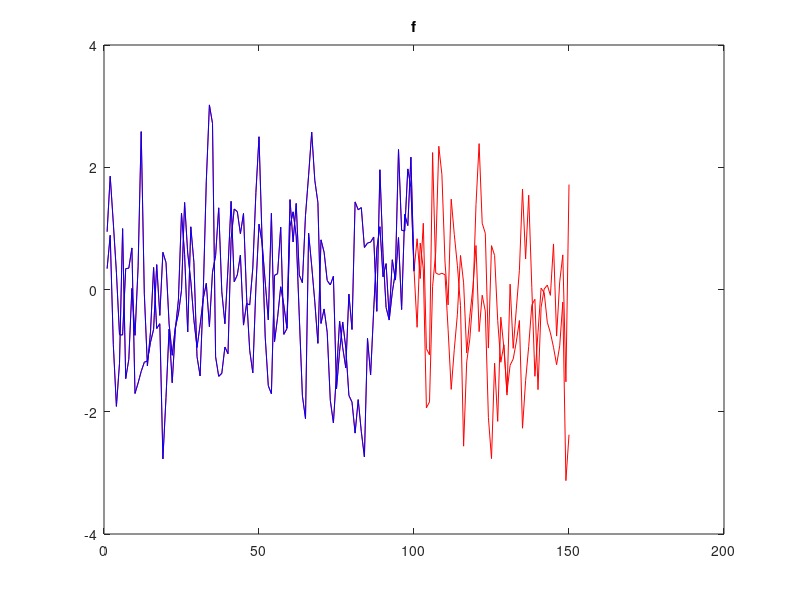
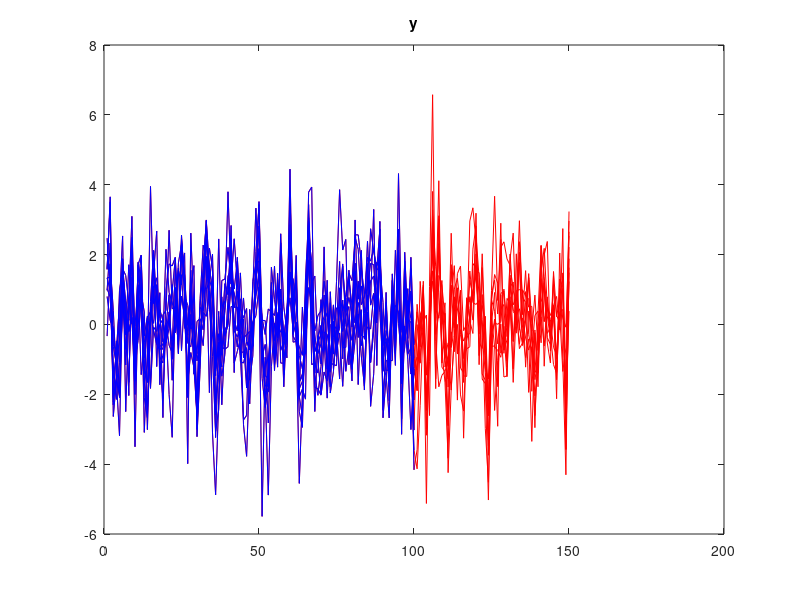

Source code (MATLAB) for these figures, in order: (Note: this script raises an error after producing the figures.)
clear; close all; clc; 
%-------------------------------------------------------------------------%
%-------------------------------------------------------------------------%
%-------------------------------------------------------------------------%
%- This code 
%-------------------------------------------------------------------------%
%-------------------------------------------------------------------------%
%-------------------------------------------------------------------------%

%-------------------------------------------------------------------------%
% set-up
%-------------------------------------------------------------------------%

Nt = 100;
Nh = 50; 
Nn = 10;
Nr = 2; 
Nj = 1; 
Np = 2;
Ns = 3;

%-------------------------------------------------------------------------%
% params
%-------------------------------------------------------------------------%

mean_lams = [0.6, -0.4, 0, 0];
sig_lams = [0.1, 0.1, 0.3, 0.3];
lam = mean_lams(1) + sig_lams(1) * randn(Nn, Nr);
for s = 1:Ns
    lam = [lam mean_lams(s+1) + sig_lams(s+1) * randn(Nn, Nr)];
end

phi = [0.7 * eye(Nr), -0.2 * eye(Nr)];
sig_ups = eye(Nr);


Np_eff = max(Np, Ns+1);
Sig_f_prev = eye(Nr * Np_eff);
err = 999;
phi_comp = [phi zeros(Nr, (Np_eff - Np)*Nr); eye(Nr * (Np_eff-1)), zeros(Nr * (Np_eff-1), Nr)]; 
sig_ups_comp = zeros(Nr * Np_eff);
sig_ups_comp(1:Nr, 1:Nr) = sig_ups; 

while err > 1e-5
    Sig_f = phi_comp * Sig_f_prev * phi_comp' + sig_ups_comp;
    err = max(abs(Sig_f(:) - Sig_f_prev(:)));
    Sig_f_prev = Sig_f;
end

psi = -0.2 * ones(Nn, 1);

sig_eps = diag(lam * Sig_f(1:Nr*(Ns+1), 1:Nr*(Ns+1)) * lam') * (1-psi(1)^2) * 3/7; % 70 percent of variation explained by common component!

%-------------------------------------------------------------------------%
% initialize mats for storage
%-------------------------------------------------------------------------%

Nburnin = 20; % sufficiently large burn-in so we don't have to worry about initalisation and can start the loop at t= max(Ns, Np, Nj)+1
Y = NaN(Nn, Nburnin + Nt + Nh);
Y(:, 1:Nburnin) = 0;
e = NaN(Nn, Nburnin + Nt + Nh);
e(:, 1:Nburnin) = 0;
f = NaN(Nr, Nburnin + Nt + Nh);
f(:, 1:Nburnin) = 0;

%-------------------------------------------------------------------------%
% loop over t
%-------------------------------------------------------------------------%

for t = 5:Nburnin+Nt+Nh
  f_lags = [];
  for p = 1 : Np
      f_lags = [f_lags; f(:, t-p)];
  end
  f(:, t) = phi * f_lags + mvnrnd(zeros(Nr, 1), sig_ups)';
  e_lags = []; Psi_diag = [];
  for j = 1:Nj
       Psi_diag = [Psi_diag diag(psi(:, j))];
       e_lags = [e_lags; e(:, t-j)];
  end
  e(:, t) = diag(psi) * e_lags + sqrt(sig_eps) .* randn(Nn, 1);
  F = [];
  for s = 0:Ns
      F = [F; f(:, t-s)];
  end
  Y(:, t) = lam * F + e(:, t);
end

% remove burn-in 
Y = Y(:, Nburnin + 1:end);
Yobs = Y(:, 1:Nt);
Yfore = Y(:, Nt+1:Nt+Nh);
e = e(:, Nburnin + 1:end);
f = f(:, Nburnin + 1:end);

%-------------------------------------------------------------------------%
% plots
%-------------------------------------------------------------------------%

figure;plot(f', 'r-'); hold on; plot([f(:, 1:Nt)'; NaN(Nh, Nr)], 'b-')
title('f')
figure;plot(Y', 'r-'); hold on; plot([Yobs'; NaN(Nh, Nn)], 'b-')
title('y')
tmp = corr(Yobs');
tmp = tmp(:);
tmp = tmp(tmp ~= 1);
figure; histogram(tmp);title('correlation coefficients');

%-------------------------------------------------------------------------%
% export to mat
%-------------------------------------------------------------------------%

simdata.params.lambda = lam;
simdata.params.phi = phi;
simdata.params.psi = psi;
simdata.params.sig_eps = sig_eps;
simdata.params.sig_ups = sig_ups;
simdata.Yobs = Yobs;
simdata.Yfore = Yfore;
simdata.f = f;
simdata.e = e;
simdata.setup.Nn = Nn;
simdata.setup.Nt = Nt;
simdata.setup.Nh = Nh;
simdata.setup.Nr = Nr;
simdata.setup.Np = Np;
simdata.setup.Ns = Ns;
simdata.setup.Nj = Nj;

save('simdata.mat', 'simdata')